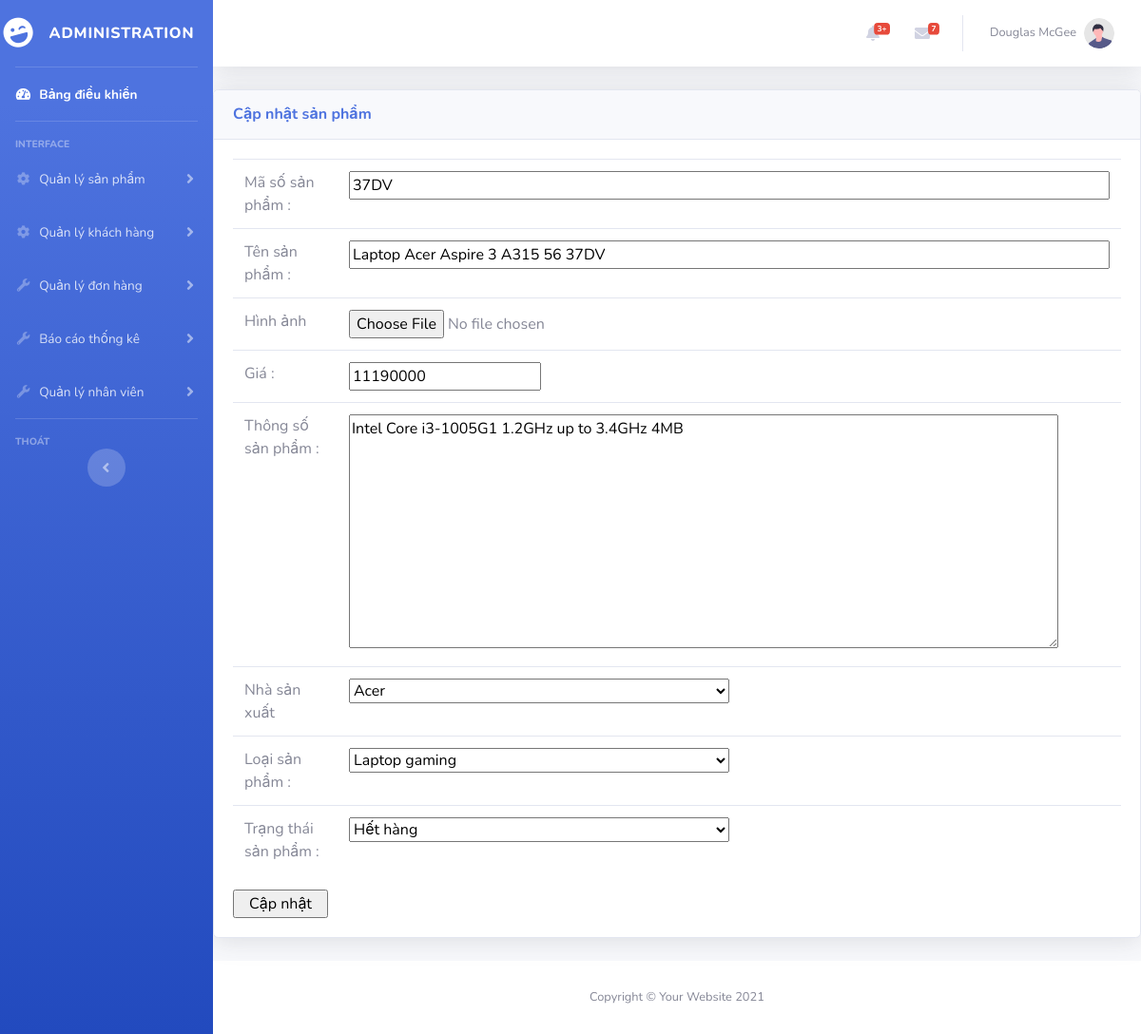
The page /admin/editsanpham.php?MSSP=37DV on the database its author committed.
### tables this page shows
CREATE TABLE `sanpham` (
  `MSSP` varchar(10) NOT NULL,
  `TenSP` varchar(250) NOT NULL,
  `IMG` varchar(50) NOT NULL,
  `MSNSX` varchar(10) NOT NULL,
  `Gia` float NOT NULL DEFAULT 0,
  `MSLSP` varchar(10) NOT NULL,
  `TSSP` text NOT NULL,
  `MSTTSP` tinyint(2) NOT NULL
);

### admin/editsanpham.php (the view, shortened to what this page needs)
<?php
include './db_connect/pdo.php';
$sql = 'select * from NHASANXUAT';
$objStatement = $objPDO->prepare($sql);
$objStatement->execute();
$dataN = $objStatement->fetchAll(PDO::FETCH_OBJ);
$sql = 'select * from LOAISANPHAM';
$objStatement = $objPDO->prepare($sql);
$objStatement->execute();
$dataL = $objStatement->fetchAll(PDO::FETCH_OBJ);
$sql = 'select * from TRANGTHAISANPHAM';
$objStatement = $objPDO->prepare($sql);
$objStatement->execute();
$dataTT = $objStatement->fetchAll(PDO::FETCH_OBJ);
$m = isset($_GET['MSSP']) ? $_GET['MSSP'] : '';
$sql = "select * from SANPHAM where MSSP= ? ";
$a = [$m];
$objStatement = $objPDO->prepare($sql);
$objStatement->execute($a);
$data1 = $objStatement->fetch(PDO::FETCH_OBJ);
?>
<!DOCTYPE html>
<html lang="en">
<head>
    <link href="vendor/fontawesome-free/css/all.min.css" rel="stylesheet" type="text/css">
    <link href="css/sb-admin-2.min.css" rel="stylesheet">
    <link href="vendor/datatables/dataTables.bootstrap4.min.css" rel="stylesheet">
</head>
<body id="page-top">
    <div id="wrapper">
        <?php include './page.admin/sidebar.php' ?>
        <div id="content-wrapper" class="d-flex flex-column">
            <div id="content">
                <?php include './page.admin/topbar.php' ?>
                <div class="card shadow mb-4">
                    <div class="card-header py-3">
                        <h6 class="m-0 font-weight-bold text-primary">Cập nhật sản phẩm</h6>
                    </div>
                    <div class="card-body">
                        <form action="updateSP.php" method="post" enctype="multipart/form-data">
                            <table class="table">
                                <tbody>
                                    <tr>
                                        <td scope="row"> Mã số sản phẩm :</td>
                                        <td><input type="text" style="min-width: 800px;" name="MSSP" value='<?php echo $data1->MSSP ?>' readonly></td>
                                    </tr>
                                    <tr>
                                        <td scope="row">Tên sản phẩm :</td>
                                        <td><input type="text" name="TenSP" style="min-width: 800px;" value='<?php echo $data1->TenSP ?>'></td>
                                    </tr>
                                    <tr>
                                        <td>Hình ảnh </td>
                                        <td><input type="file" name="img" value='<?php echo $data1->IMG ?>'></td>
                                    </tr>
                                    <tr>
                                        <td>Giá : </td>
                                        <td><input type="number" name="Gia" value='<?php echo $data1->Gia ?>'></td>
                                    </tr>
                                    <tr>
                                        <td>Thông số sản phẩm :</td>
                                        <td><textarea name="thongso" id="" cols="80" rows="10"><?php echo $data1->TSSP ?></textarea> </td>
                                    </tr>
                                    <tr>
                                        <td>Nhà sản xuất</td>
                                        <td>
                                            <select name="nhasanxuat" style="min-width: 400px;" id="">
                                                <?php
                                                foreach ($dataN as $r) {
                                                    $selected = '';
                                                    if ($r->MSNSX == $data1->MSNSX) $selected = ' selected ';
                                                ?>
                                                    <option value="<?php echo $r->MSNSX ?>" <?php echo $selected ?>><?php echo $r->TenNSX ?></option>
                                                <?php
                                                }
                                                ?>
                                            </select>
                                        </td>
                                    </tr>
                                    <tr>
                                        <td>Loại sản phẩm : </td>
                                        <td>
                                            <select name="loaisanpham" style="min-width: 400px;" id="">
                                                <?php
                                                foreach ($dataL as $r) {
                                                    $selected = '';
                                                    if ($r->MSLSP == $data1->MSLSP) $selected = ' selected ';
                                                ?>
                                                    <option value="<?php echo $r->MSLSP ?>" <?php echo $selected ?>>
                                                        <?php echo $r->TenLoai ?></option>
                                                <?php
                                                }
                                                ?>
                                            </select>
                                        </td>
                                    </tr>
                                    <tr>
                                        <td>Trạng thái sản phẩm : </td>
                                        <td>
                                            <select name="trangthaisp" style="min-width: 400px;" id="">
                                                <?php
                                                foreach ($dataTT as $r) {
                                                    $selected = '';
                                                    if ($r->MSTTSP == $data1->MSTTSP) $selected = ' selected ';
                                                ?>
                                                    <option value="<?php echo $r->MSTTSP ?>" <?php echo $selected ?>>
                                                        <?php echo $r->TenTTSP ?></option>
                                                <?php
                                                }
                                                ?>
                                            </select>
                                        </td>
                                    </tr>
                                </tbody>
                            </table>
                            <input type="submit" style="min-width: 100px; " value="Cập nhật">
                        </form>
                    </div>
                </div>
                <?php include './page.admin/footer.php' ?>
            </div>
        </div>
</body>
</html>

### rows shown on the page
sanpham: MSSP "37DV", TenSP "Laptop Acer Aspire 3 A315 56 37DV", Gia "11190000", thongso "Intel Core i3-1005G1 1.2GHz up to 3.4GHz 4MB"

### other values the page prints
form field nhasanxuat "Acer"
form field loaisanpham "Laptop gaming"
form field trangthaisp "Hết hàng"
